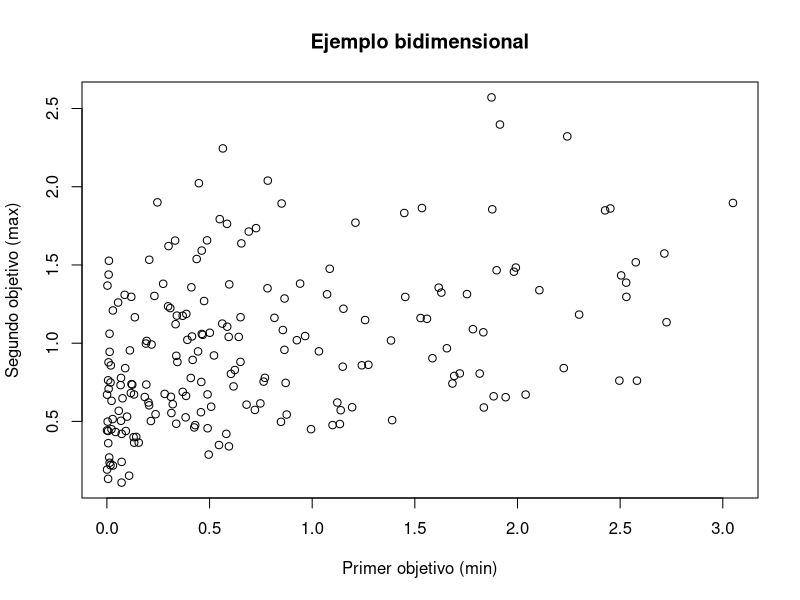
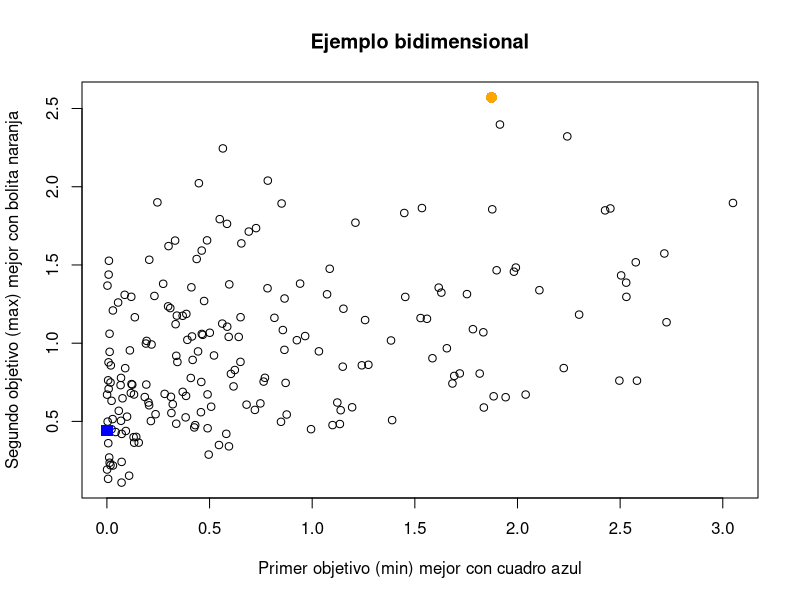
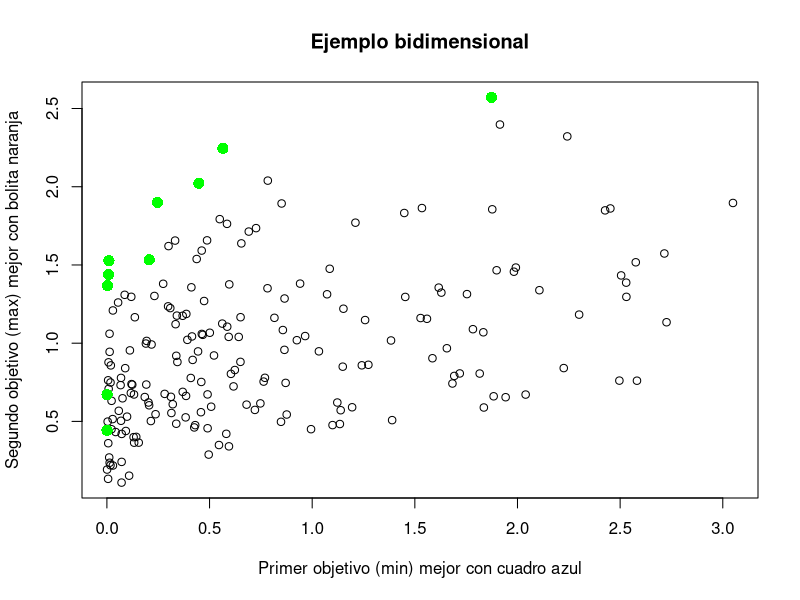
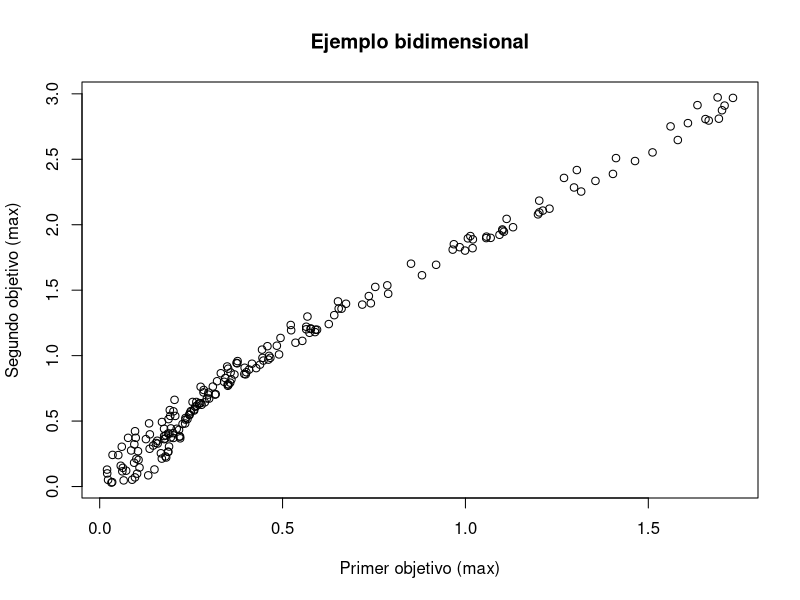
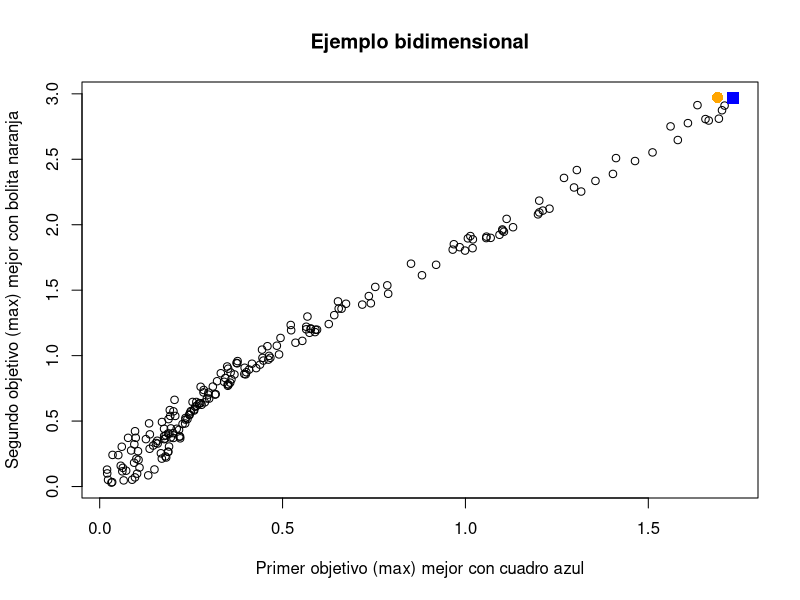
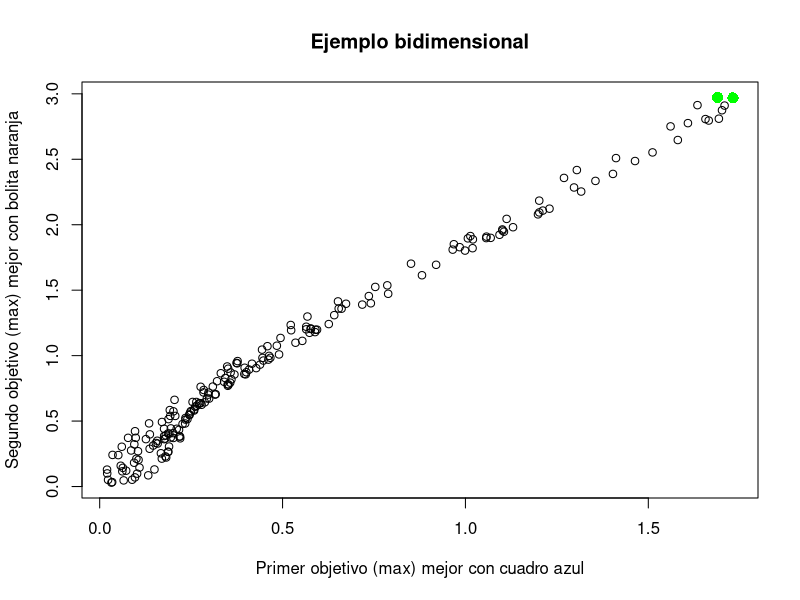
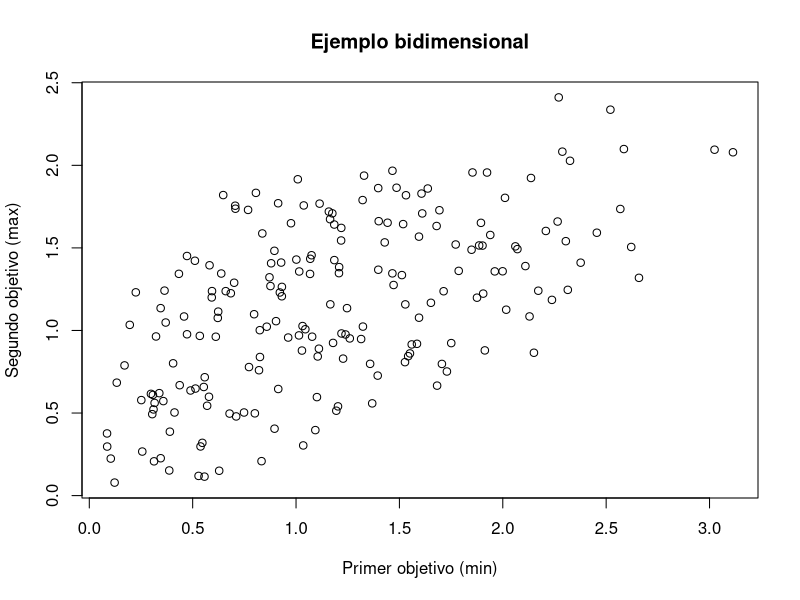
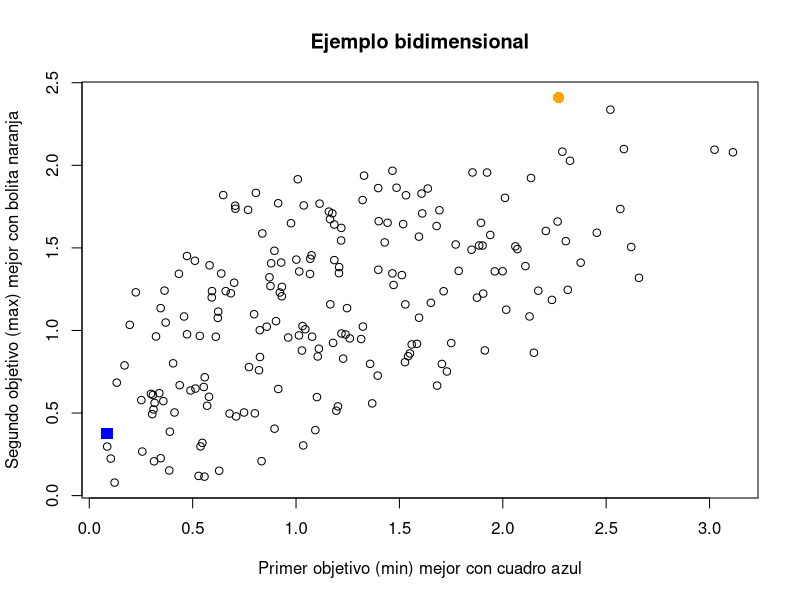

The R script that drew these images, in order: (Note: this script raises an error after producing the figures.)
pick.one <- function(x) {
  if (length(x) == 1) {
    return(x)
  } else {
    return(sample(x, 1))
  }
}

poli <- function(maxdeg, varcount, termcount) {
  f <- data.frame(variable=integer(), coef=integer(), degree=integer())
  for (t in 1:termcount) {
    var <- pick.one(1:varcount)
    deg <- pick.one(1:maxdeg)
    f <-  rbind(f, c(var, runif(1), deg))
  }
  names(f) <- c("variable", "coef", "degree")
  return(f)
}

eval <- function(pol, vars, terms) {
  value <- 0.0
  for (t in 1:terms) {
    term <- pol[t,]
    value <-  value + term$coef * vars[term$variable]^term$degree
  }
  return(value)
}

domin.by <- function(target, challenger, total) {
  if (sum(challenger < target) > 0) {
    return(FALSE) # hay empeora
  } # si no hay empeora, vemos si hay mejora
  return(sum(challenger > target) > 0)
}
tiempos <- data.frame()

for(u in 1:5){
  for(r in 1:50){
    tiempo <- proc.time()
vc <- 4
md <- 3
tc <- 5
k <- 2  # cuantas funciones objetivo
obj <- list()
for (i in 1:k) {
  obj[[i]] <- poli(vc, md, tc)
}
minim <- (runif(k) > 0.5)
sign <- (1 + -2 * minim)
n <- 200 * u # cuantas soluciones aleatorias
sol <- matrix(runif(vc * n), nrow=n, ncol=vc)
val <- matrix(rep(NA, k * n), nrow=n, ncol=k)
for (i in 1:n) { # evaluamos las soluciones
  for (j in 1:k) { # para todos los objetivos
    val[i, j] <- eval(obj[[j]], sol[i,], tc)
  }
}
mejor1 <- which.max(sign[1] * val[,1])
mejor2 <- which.max(sign[2] * val[,2])
cual <- c("max", "min")
xl <- paste("Primer objetivo (", cual[minim[1] + 1], ")", sep="")
yl <- paste("Segundo objetivo (", cual[minim[2] + 1], ")", sep="")
png("p11_init.png")
plot(val[,1], val[,2], xlab=xl, ylab=yl, main="Ejemplo bidimensional")
graphics.off()
png("p11_mejores.png")
plot(val[,1], val[,2], xlab=paste(xl, "mejor con cuadro azul"),
     ylab=paste(yl,"mejor con bolita naranja"),
     main="Ejemplo bidimensional")
points(val[mejor1, 1], val[mejor1, 2], col="blue", pch=15, cex=1.5)
points(val[mejor2, 1], val[mejor2, 2], col="orange", pch=16, cex=1.5)
graphics.off()
no.dom <- logical()
dominadores <- integer()
for (i in 1:n) {
  d <- logical()
  for (j in 1:n) {
    d <- c(d, domin.by(sign * val[i,], sign * val[j,], k))
  }
  cuantos <- sum(d)
  dominadores <- c(dominadores, cuantos)
  no.dom <- c(no.dom, cuantos == 0) # nadie le domina
}
frente <- subset(val, no.dom) # solamente las no dominadas
png("p11_frente.png")
plot(val[,1], val[,2], xlab=paste(xl, "mejor con cuadro azul"),
     ylab=paste(yl,"mejor con bolita naranja"),
     main="Ejemplo bidimensional")
points(frente[,1], frente[,2], col="green", pch=16, cex=1.5)
graphics.off()
library(ggplot2) # recordar instalar si hace falta
data <- data.frame(pos=rep(0, n), dom=dominadores)
png("p11_violin.png")
gr <- ggplot(data, aes(x=pos, y=dom)) + geom_violin(fill="orange", color="red")
gr + geom_boxplot(width=0.2, fill="blue", color="white", lwd=2) +
  xlab("") +
  ylab("Frecuencia") +
  ggtitle("Cantidad de soluciones dominantes")
graphics.off()
tiempo  <- proc.time()- tiempo
tiempos <- rbind(tiempos,tiempo[3])
}
}
write.csv(tiempos, "/home/pabloide/Documentos/3 Semestre/R_paralelo/p11/tarea_y_reto1/tiempos_secuencial.csv") 